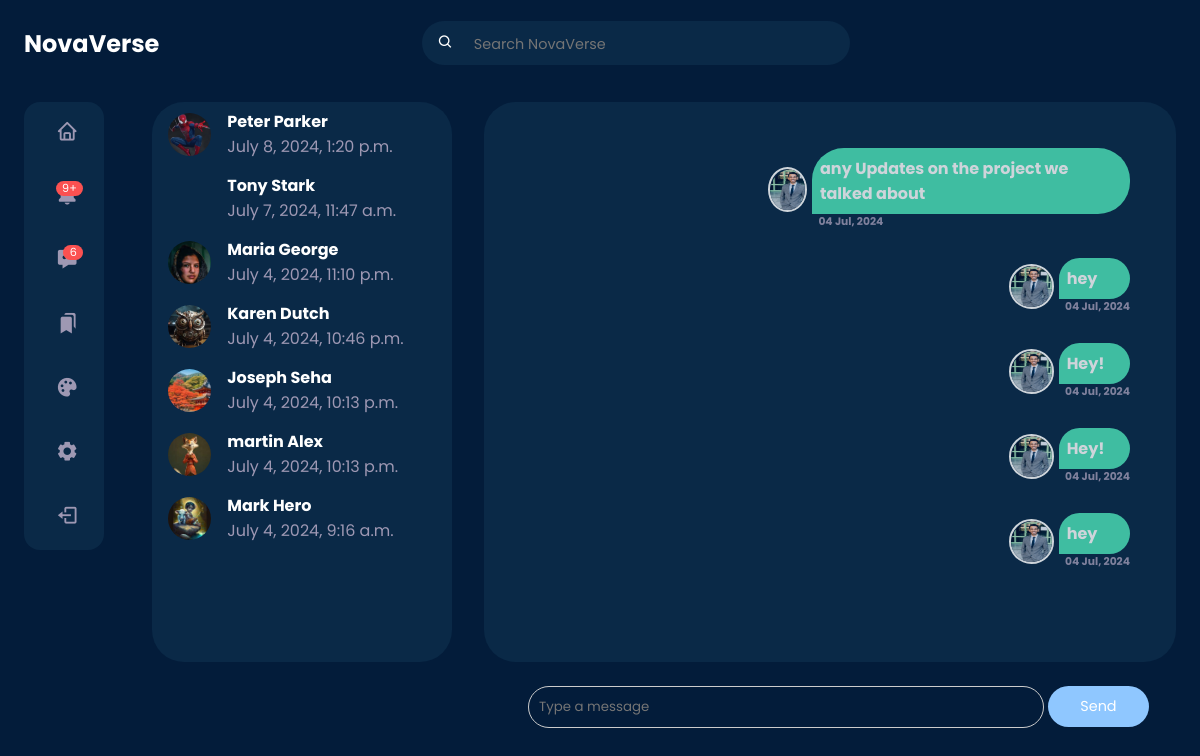
Screenshot of /messages/Maria (signed in) with the database file from the repository.
### userauth/models.py (models this page shows, shortened)
class Profile(models.Model):
    user = models.OneToOneField(User, on_delete=models.CASCADE)
    first_name = models.CharField(max_length=100, null=True, blank=True)
    last_name = models.CharField(max_length=100, null=True, blank=True)
    location = models.CharField(max_length=100, null=True, blank=True)
    url = models.URLField(max_length=1000, null=True, blank=True)
    bio = models.TextField(max_length=200, null=True, blank=True)
    created = models.DateField(auto_now_add=True)
    picture = models.ImageField(
        upload_to=user_directory_path,
        null=True,
        blank=True,
        default="img/default.jpg",
        verbose_name="profile-Picture",
    )
    favourite = models.ManyToManyField(Post)

### directmessages/models.py (models this page shows, shortened)
class Message(models.Model):
    user = models.ForeignKey(User, on_delete=models.CASCADE, related_name="user")
    sender = models.ForeignKey(User, on_delete=models.CASCADE, related_name="from_user")
    reciepient = models.ForeignKey(
        User, on_delete=models.CASCADE, related_name="to_user"
    )
    body = models.TextField(null=True)
    date = models.DateTimeField(auto_now_add=True)
    is_read = models.BooleanField(default=False)
    def get_message(user):
        users = []
        messages = (
            Message.objects.filter(user=user)
            .values("reciepient")
            .annotate(last=Max("date"))
            .order_by("-last")
        )
        for message in messages:
            users.append(
                {
                    "user": User.objects.get(pk=message["reciepient"]),
                    "last": message["last"],
                    "unread": Message.objects.filter(
                        user=user, reciepient__pk=message["reciepient"], is_read=False
                    ).count(),
                }
            )
        return users

### directmessages/views.py (the view)
# urls.py: path("messages/<username>", views.Directs, name="direct"),
@login_required
def Directs(request, username):
    user = request.user
    messages = Message.get_message(user=user)
    active_direct = username
    directs = Message.objects.filter(user=user, reciepient__username=username)
    directs.update(is_read=True)
    for message in messages:
        if message["user"].username == username:
            message["unread"] = 0
    context = {
        "directs": directs,
        "messages": messages,
        "active_direct": active_direct,
    }
    return render(request, "direct.html", context)

### templates/direct.html (shortened to what this page needs)
{% load static %}
<!DOCTYPE html>
<html lang="en">
<head>
	<link rel="stylesheet" href="{% static 'style/home.css' %}">
	<link rel="stylesheet" href="{% static 'style/messages.css' %}">
	<link href='https://unpkg.com/boxicons@2.1.4/css/boxicons.min.css' rel='stylesheet'>
</head>
<body>
	{% include 'nav.html' %}
	<main>
		<div class="container">
			<div class="left">
				{% include 'sidebar.html' %}
			</div>
			<div class="middle">
				<div class="messages-wrapper">
					<div class="contacts">
						{% for message in messages %}
						<a href="{% url 'direct' message.user.username%}">
							<div class="contact">
								<div class="profile-photo">
									{% if message.user.profile.picture %}
									<img src="{{ message.user.profile.picture.url }}" alt="">
									{% else %}
									<img src="{% static 'img/default.jpg' %}" alt="Default Profile Picture">
									{% endif %}
								</div>
								<div class="handle">
									<h4>{{message.user.first_name}} {{message.user.last_name}}</h4>
									<p class="text-muted">
										{{message.last}}
									</p>
								</div>
							</div>
						</a>
						{% endfor %}
					</div>
					<div class="chat">
						<div class="messages">
							{% for direct in directs %}
							<div class="message
							{% if direct.sender == request.user %}
								sent
								{% else %}
								received
							{% endif %}
								">
								<div class="photo">
									{% if direct.sender.profile.picture %}
									<img src="{{ direct.sender.profile.picture.url }}" alt="">
									{% else %}
									<img src="{% static 'img/default.jpg' %}" alt="Default Profile Picture">
									{% endif %}
								</div>
								<div class="body">
									<h4>{{direct.body}}</h4>
									<h6 class="text-muted">{{direct.date|date:"d M, Y"}}</h6>
								</div>
							</div>
							{% endfor %}
							<div class="input-bar">
								<form method="post" role="form" action="{% url 'send' %}">
									<input name="body" type="text" class="form-control" placeholder="Type a message">
									<button class="btn btn-primary" id="send-button">Send</button>
								</form>
							</div>
						</div>
					</div>
				</div>
			</div>
		</div>
	</main>
</body>
</html>

### static/style/home.css (style rules this page uses)
:root { --primary-color-hue: 210; --btn-color: hsl(var(--primary-color-hue), 100%, 78%); --colour-white: hsl(252, 30%, 100%); --colour-light: hsl(252, 30%, 95%); --colour-gray: hsl(252, 15%, 65%); --colour-primary: hsl(213, 89%, 12%); --colour-primary-theme: 10, 41, 73; --colour-secondary: hsl(210, 75%, 16%); --colour-success: hsl(120, 95%, 65%); --colour-danger: hsl(0, 95%, 65%); --border-radius: 2rem; --card-border-radius: 1rem; --btn-padding: 0.6rem 2rem; --search-padding: 0.6rem 1rem; --card-padding: 1rem; --sticky-top-left: 5.4rem; --sticky-top-right: -18rem; --test: hsl(270, 89%, 12%); --test: hsl(270, 89%, 16%); }
* { margin: 0; padding: 0; outline: 0; box-sizing: border-box; font-family: "Poppins", sans-serif; text-decoration: none; border: none; list-style: none; }
a { text-decoration: none; color: inherit; }
body { color: var(--colour-white); background: var(--colour-primary); overflow-x: hidden; }
.container { width: 90%; margin: 0 auto; }
.profile-photo { width: 2.7rem; aspect-ratio: 1/1; border-radius: 50%; overflow: hidden; }
img { display: block; width: 100%; }
.btn { display: inline-block; padding: var(--btn-padding); border-radius: var(--border-radius); cursor: pointer; transition: all 300ms ease; font-size: 0.9rem; }
.btn-primary { background: var(--btn-color); color: var(--colour-white); }
.text-muted { color: var(--colour-gray); }
main { position: relative; top: 5.4rem; }
main .container { display: grid; grid-template-columns: 18vw auto 20vw; column-gap: 2rem; position: relative; }
main .container .left { height: max-content; position: sticky; top: var(--sticky-top-left); }
@media screen and (max-width: 1200px) { .container { width: 96%; } }
@media screen and (max-width: 1200px) { main .container { grid-template-columns: 5rem auto 30vw; gap: 1rem; } }
@media screen and (max-width: 1200px) { .left { width: 5rem; z-index: 5; } }

### static/style/messages.css (style rules this page uses)
main .container { display: grid; grid-template-columns: 8vw auto; column-gap: 2rem; position: relative; }
.left { width: 5rem; z-index: 5; }
.middle .messages-wrapper { display: grid; grid-template-columns: 25vw auto; gap: 2rem; margin-top: 1rem; }
.middle .messages-wrapper .contacts { display: flex; flex-direction: column; border-radius: var(--border-radius); background: var(--colour-secondary); max-height: 70vh; min-height: 50vh; overflow-y: auto; overflow-x: hidden; }
.messages-wrapper .contacts .contact { display: flex; align-items: center; padding: var(--card-padding); height: 4rem; gap: 1rem; cursor: pointer; transition: all 300ms ease; position: relative; }
.middle .messages-wrapper .chat { display: flex; flex-direction: column; position: relative; justify-content: center; padding: var(--card-padding); border-radius: var(--border-radius); background: var(--colour-secondary); height: 70vh; min-height: 50vh; overflow-y: auto; overflow-x: hidden; }
.middle .messages-wrapper .input-bar { display: flex; position: fixed; bottom: 9%; left: 44%; margin-top: 1rem; }
.input-bar { display: flex; gap: 10px; margin-top: 20px; }
.middle .messages-wrapper .input-bar input[type="text"] { background: transparent; color: var(--btn-color); width: 43vw; }
.middle .messages { display: flex; width: 100%; height: 100%; gap: 0.5rem; flex-direction: column; justify-content: flex-start ; align-items: flex-start; }
.middle .messages .message { display: flex; flex-direction: row; }
.middle .messages .message .body { margin-left: 0.3rem; }
.middle .messages .message.sent .body h4 { color: rgb(255, 255, 255); padding: 0.5rem; background: #4de3b8; border-bottom-right-radius: var(--border-radius); border-top-left-radius: var(--border-radius); border-top-right-radius: var(--border-radius); }
.middle .messages .message .body h6 { margin-left: 0.4rem; }
.middle .messages .message .photo { width: 2.8rem; height: 2.8rem; display: block; border-radius: 50%; overflow: hidden; border: 2px solid white; margin-left: -0.6rem; }
.messages { display: flex; flex-direction: column; gap: 10px; padding: 20px; }
.message { display: flex; align-items: center; padding: 10px; border-radius: 10px; max-width: 60%; }
.message.sent { justify-content: flex-end; opacity: 0.8; align-self: flex-end; }
.message .photo img { width: 45px; height: 45px; border-radius: 50%; margin-right: 10px; }
.message .body { display: flex; flex-direction: column; }
.input-bar input { flex-grow: 1; padding: 10px; border: 1px solid #ccc; border-radius: var(--border-radius); }

### rows the page displays
Message: sender.profile.picture (picture), body "any Updates on the project we talked about", date "04 Jul, 2024"
Message: sender.profile.picture (picture), body "hey", date "04 Jul, 2024"
Message: sender.profile.picture (picture), body "Hey!", date "04 Jul, 2024"
Message: sender.profile.picture (picture), body "Hey!", date "04 Jul, 2024"
Message: sender.profile.picture (picture), body "hey", date "04 Jul, 2024"

### other values shown
{{ message.user.first_name }} "Peter"
{{ message.user.last_name }} "Parker"
{{ message.last }} "July 8, 2024, 1:20 p.m."
{{ message.user.first_name }} "Tony"
{{ message.user.last_name }} "Stark"
{{ message.last }} "July 7, 2024, 11:47 a.m."
{{ message.user.first_name }} "Maria"
{{ message.user.last_name }} "George"
{{ message.last }} "July 4, 2024, 11:10 p.m."
{{ message.user.first_name }} "Karen"
{{ message.user.last_name }} "Dutch"
{{ message.last }} "July 4, 2024, 10:46 p.m."
{{ message.user.first_name }} "Joseph"
{{ message.user.last_name }} "Seha"
{{ message.last }} "July 4, 2024, 10:13 p.m."
